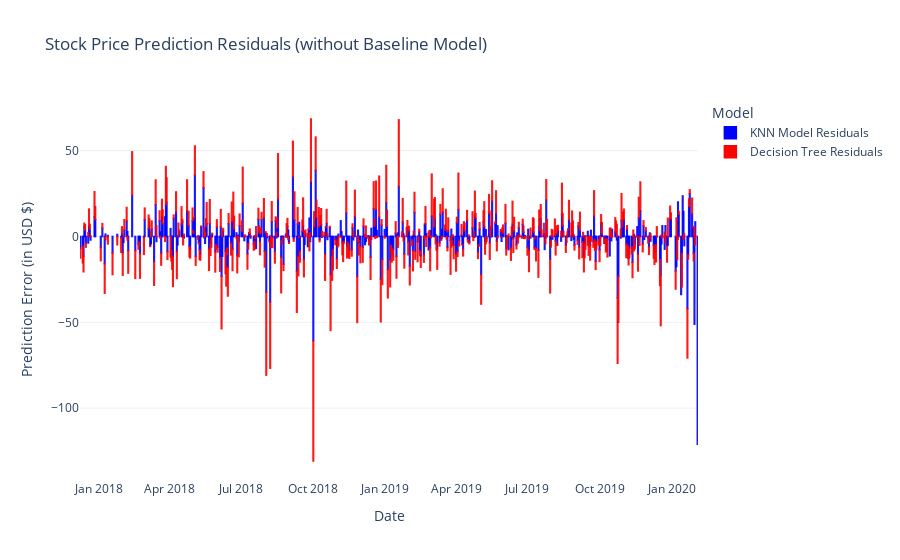

The cell this chart's notebook holds for it:
### Code cell
# Calculate residuals (differences) between predictions and actual stock price
residual_knn = knn_best - y
residual_decision = dec_pred - y

# Create a Plotly figure
fig = go.Figure()

# Add residuals for KNN Model
fig.add_trace(go.Bar(x=date, y=residual_knn, name="KNN Model Residuals",
                     marker=dict(color='blue', opacity=0.9, line=dict(width=1.5, color='blue'))))

# Add residuals for Decision Tree Model
fig.add_trace(go.Bar(x=date, y=residual_decision, name="Decision Tree Residuals",
                     marker=dict(color='red', opacity=0.9, line=dict(width=1.5, color='red'))))

# Update layout
fig.update_layout(title="Stock Price Prediction Residuals (without Baseline Model)",
                  xaxis_title="Date",
                  yaxis_title="Prediction Error (in USD $)",
                  legend_title="Model",
                  barmode="relative",  
                  template="plotly_white")

# Show the figure
fig.show()

### Figure 1 — Plotly figure (JSON) as saved in the notebook; plotly's stock layout.template omitted (floating-point values rounded to 4 significant figures; data arrays with more than 128 entries replaced by an {"elided": "..."} marker saying what was removed)
{"data": [{"marker": {"color": "blue", "line": {"color": "blue", "width": 1.5}, "opacity": 0.9}, "name": "KNN Model Residuals", "type": "bar", "x": {"elided": "497 str values"}, "y": {"elided": "497 float values"}}, {"marker": {"color": "red", "line": {"color": "red", "width": 1.5}, "opacity": 0.9}, "name": "Decision Tree Residuals", "type": "bar", "x": {"elided": "497 str values"}, "y": {"elided": "497 float values"}}], "layout": {"barmode": "relative", "legend": {"title": {"text": "Model"}}, "title": {"text": "Stock Price Prediction Residuals (without Baseline Model)"}, "xaxis": {"title": {"text": "Date"}}, "yaxis": {"title": {"text": "Prediction Error (in USD $)"}}}}
